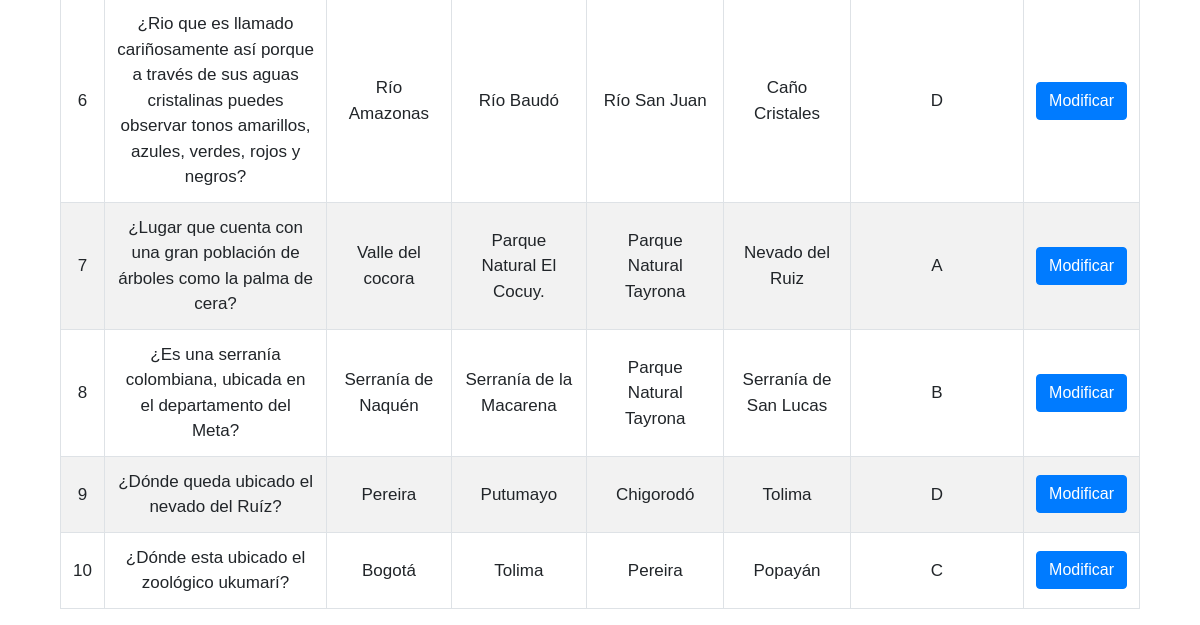
Page /confi_juego/trivia/trivia_nv2.php (signed in, lower part) on the earlier database version.
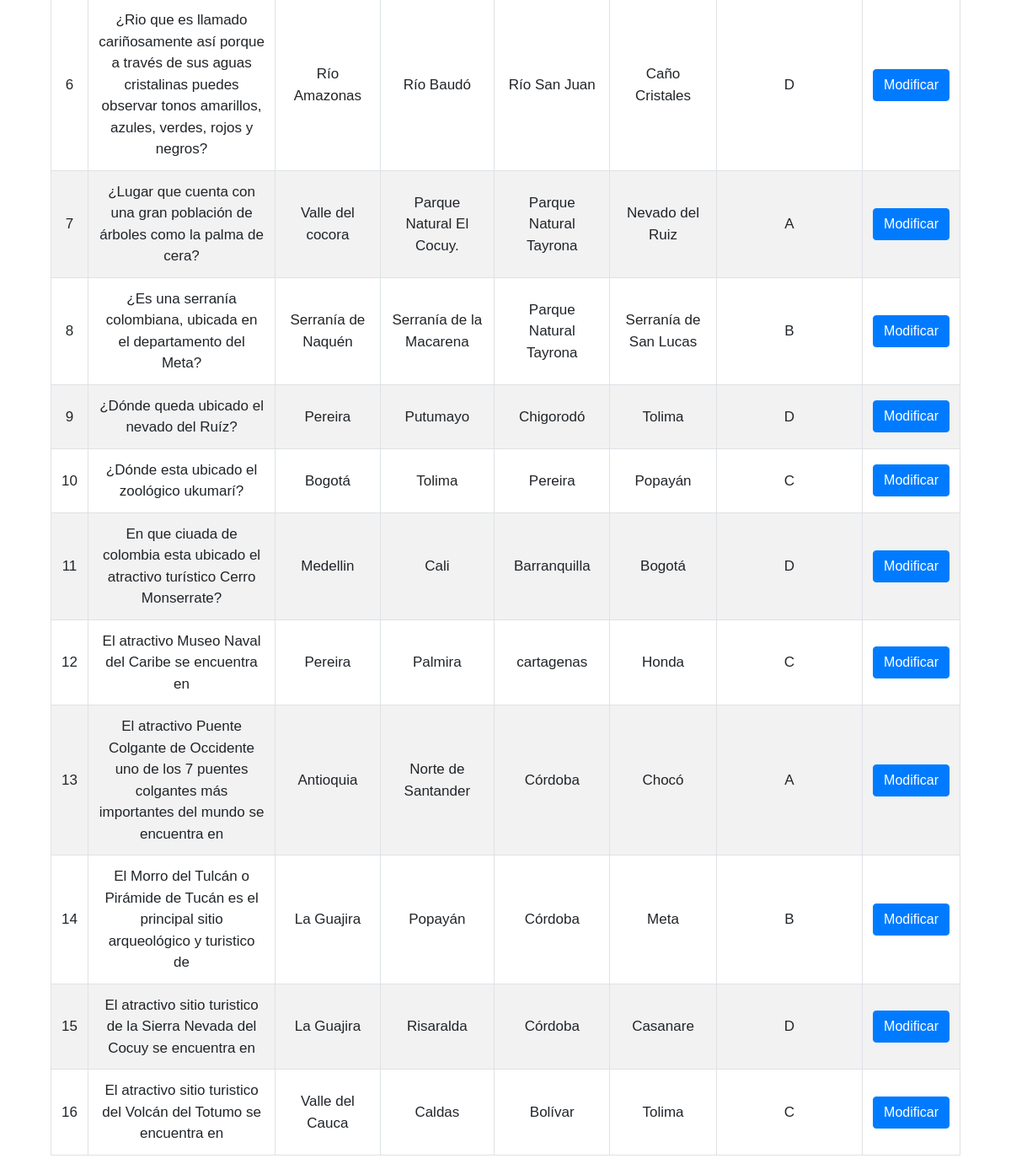
Same page on the later database version.
### tables this page shows
CREATE TABLE `trivia_nivel2` (
  `id_pregunta` int(11) NOT NULL,
  `pregunta` varchar(255) NOT NULL,
  `respuesta1` varchar(255) NOT NULL,
  `respuesta2` varchar(255) NOT NULL,
  `respuesta3` varchar(255) NOT NULL,
  `respuesta4` varchar(255) NOT NULL,
  `respuesta_correcta` varchar(1) NOT NULL
);

### confi_juego/trivia/php/consul_nv2.php (called while the page is built)
<?php
require ('../../php/conexion.php');
$pdo -> setAttribute(PDO::ATTR_ERRMODE, PDO::ERRMODE_EXCEPTION);
$query = $pdo->prepare("SELECT * FROM trivia_nivel2 ");
$query->execute();
 ?>

### confi_juego/trivia/trivia_nv2.php (the view, shortened to what this page needs)
<!DOCTYPE html>
<html lang="en">
<head>
    <link rel="stylesheet" type="text/css" href="../../css/bootstrap.css">
    <link rel="stylesheet" type="text/css" href="../../css/cargando.css">
    <link rel="stylesheet" type="text/css" href="../../css/maquinawrite.css">
    <link rel="stylesheet" href="../../css/estyle.css">
    <link rel="stylesheet" href="style.css">
</head>
<body>
    <div class="tabla clearfix">
        <div class="contenedor_tabla">
            <div class="table-responsive" style="align-items: center;">
                <table class="table table-bordered table-striped table-hover">
                    <tbody>
                        <?php
                        include("php/consul_nv2.php");
                        while ($dataCliente = $query->fetch(PDO::FETCH_ASSOC)) { ?>
                            <tr>
                                <td><?php echo $dataCliente['id_pregunta']; ?></td>
                                <td><?php echo $dataCliente['pregunta']; ?></td>
                                <td><?php echo $dataCliente['respuesta1']; ?></td>
                                <td><?php echo $dataCliente['respuesta2']; ?></td>
                                <td><?php echo $dataCliente['respuesta3']; ?></td>
                                <td><?php echo $dataCliente['respuesta4']; ?></td>
                                <td><?php echo $dataCliente['respuesta_correcta']; ?></td>
                                <td>
                                    <button type="button" class="btn btn-primary" data-toggle="modal" data-target="#nivel<?php echo $dataCliente['id_pregunta']; ?>">
                                        Modificar
                                    </button>
                                </td>
                            </tr>
                        <?php } ?>
                </table>
            </div>
        </div>
    </div>
</body>
</html>

Differences in the rows shown:
added trivia_nivel2: id_pregunta "11", pregunta "En que ciuada de colombia esta ubicado el atractivo turístico Cerro Monserrate?", respuesta1 "Medellin", respuesta2 "Cali", respuesta3 "Barranquilla", respuesta4 "Bogotá", respuesta_correcta "D"
added trivia_nivel2: id_pregunta "12", pregunta "El atractivo Museo Naval del Caribe se encuentra en", respuesta1 "Pereira", respuesta2 "Palmira", respuesta3 "cartagenas", respuesta4 "Honda", respuesta_correcta "C"
added trivia_nivel2: id_pregunta "13", pregunta "El atractivo Puente Colgante de Occidente uno de los 7 puentes colgantes más importantes del mundo se encuentra en", respuesta1 "Antioquia", respuesta2 "Norte de Santander", respuesta3 "Córdoba", respuesta4 "Chocó", respuesta_correcta "A"
added trivia_nivel2: id_pregunta "14", pregunta "El Morro del Tulcán o Pirámide de Tucán es el principal sitio arqueológico y turistico de", respuesta1 "La Guajira", respuesta2 "Popayán", respuesta3 "Córdoba", respuesta4 "Meta", respuesta_correcta "B"
added trivia_nivel2: id_pregunta "15", pregunta "El atractivo sitio turistico de la Sierra Nevada del Cocuy se encuentra en", respuesta1 "La Guajira", respuesta2 "Risaralda", respuesta3 "Córdoba", respuesta4 "Casanare", respuesta_correcta "D"
added trivia_nivel2: id_pregunta "16", pregunta "El atractivo sitio turistico del Volcán del Totumo se encuentra en", respuesta1 "Valle del Cauca", respuesta2 "Caldas", respuesta3 "Bolívar", respuesta4 "Tolima", respuesta_correcta "C"
